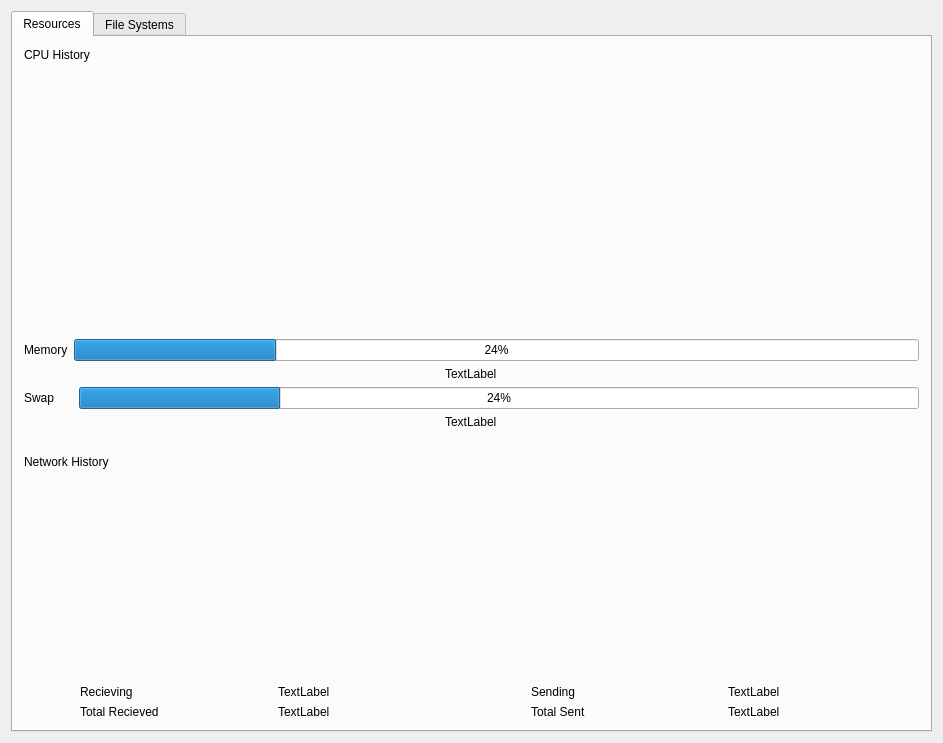
<?xml version="1.0" encoding="UTF-8"?>
<ui version="4.0">
 <class>MainWindow</class>
 <widget class="QMainWindow" name="MainWindow">
  <property name="geometry">
   <rect>
    <x>0</x>
    <y>0</y>
    <width>943</width>
    <height>743</height>
   </rect>
  </property>
  <property name="sizePolicy">
   <sizepolicy hsizetype="MinimumExpanding" vsizetype="MinimumExpanding">
    <horstretch>0</horstretch>
    <verstretch>0</verstretch>
   </sizepolicy>
  </property>
  <property name="windowTitle">
   <string>System Monitor</string>
  </property>
  <widget class="QWidget" name="centralWidget">
   <layout class="QGridLayout" name="gridLayout_3">
    <item row="0" column="0">
     <widget class="QTabWidget" name="tabWidgetMain">
      <property name="enabled">
       <bool>true</bool>
      </property>
      <property name="currentIndex">
       <number>0</number>
      </property>
      <widget class="QWidget" name="tabResources">
       <attribute name="title">
        <string>Resources</string>
       </attribute>
       <layout class="QGridLayout" name="gridLayout_2">
        <item row="12" column="0">
         <spacer name="verticalSpacer_2">
          <property name="orientation">
           <enum>Qt::Vertical</enum>
          </property>
          <property name="sizeType">
           <enum>QSizePolicy::Maximum</enum>
          </property>
          <property name="sizeHint" stdset="0">
           <size>
            <width>20</width>
            <height>20</height>
           </size>
          </property>
         </spacer>
        </item>
        <item row="13" column="0">
         <layout class="QVBoxLayout" name="verticalLayout_4">
          <property name="sizeConstraint">
           <enum>QLayout::SetMinimumSize</enum>
          </property>
          <item>
           <widget class="QLabel" name="label_2">
            <property name="text">
             <string>Network History</string>
            </property>
           </widget>
          </item>
          <item>
           <widget class="QCustomPlot" name="networkPlot" native="true">
            <property name="sizePolicy">
             <sizepolicy hsizetype="Preferred" vsizetype="Expanding">
              <horstretch>0</horstretch>
              <verstretch>0</verstretch>
             </sizepolicy>
            </property>
            <property name="minimumSize">
             <size>
              <width>0</width>
              <height>100</height>
             </size>
            </property>
           </widget>
          </item>
          <item>
           <layout class="QHBoxLayout" name="horizontalLayout_5">
            <item>
             <layout class="QHBoxLayout" name="horizontalLayout_4">
              <item>
               <widget class="QPushButton" name="networkRecievingColourButton">
                <property name="maximumSize">
                 <size>
                  <width>50</width>
                  <height>16777215</height>
                 </size>
                </property>
                <property name="text">
                 <string/>
                </property>
                <property name="flat">
                 <bool>true</bool>
                </property>
               </widget>
              </item>
              <item>
               <layout class="QVBoxLayout" name="verticalLayout_7">
                <item>
                 <widget class="QLabel" name="label_3">
                  <property name="text">
                   <string>Recieving</string>
                  </property>
                 </widget>
                </item>
                <item>
                 <widget class="QLabel" name="label_6">
                  <property name="text">
                   <string>Total Recieved</string>
                  </property>
                 </widget>
                </item>
               </layout>
              </item>
              <item>
               <layout class="QVBoxLayout" name="verticalLayout_6">
                <item>
                 <widget class="QLabel" name="networkRecievingLabel">
                  <property name="text">
                   <string>TextLabel</string>
                  </property>
                 </widget>
                </item>
                <item>
                 <widget class="QLabel" name="networkTotalRecievedLabel">
                  <property name="text">
                   <string>TextLabel</string>
                  </property>
                 </widget>
                </item>
               </layout>
              </item>
             </layout>
            </item>
            <item>
             <layout class="QHBoxLayout" name="horizontalLayout_6">
              <item>
               <widget class="QPushButton" name="networkSendingColourButton">
                <property name="maximumSize">
                 <size>
                  <width>50</width>
                  <height>16777215</height>
                 </size>
                </property>
                <property name="text">
                 <string/>
                </property>
                <property name="flat">
                 <bool>true</bool>
                </property>
               </widget>
              </item>
              <item>
               <layout class="QVBoxLayout" name="verticalLayout_8">
                <item>
                 <widget class="QLabel" name="label_7">
                  <property name="text">
                   <string>Sending</string>
                  </property>
                 </widget>
                </item>
                <item>
                 <widget class="QLabel" name="label_8">
                  <property name="text">
                   <string>Total Sent</string>
                  </property>
                 </widget>
                </item>
               </layout>
              </item>
              <item>
               <layout class="QVBoxLayout" name="verticalLayout_9">
                <item>
                 <widget class="QLabel" name="networkSendingLabel">
                  <property name="text">
                   <string>TextLabel</string>
                  </property>
                 </widget>
                </item>
                <item>
                 <widget class="QLabel" name="networkTotalSentLabel">
                  <property name="text">
                   <string>TextLabel</string>
                  </property>
                 </widget>
                </item>
               </layout>
              </item>
             </layout>
            </item>
           </layout>
          </item>
         </layout>
        </item>
        <item row="11" column="0">
         <layout class="QVBoxLayout" name="verticalLayout_2">
          <property name="sizeConstraint">
           <enum>QLayout::SetMinimumSize</enum>
          </property>
          <item>
           <layout class="QHBoxLayout" name="horizontalLayout_2">
            <item>
             <widget class="QLabel" name="swapTextLabel">
              <property name="minimumSize">
               <size>
                <width>49</width>
                <height>22</height>
               </size>
              </property>
              <property name="text">
               <string>Swap</string>
              </property>
             </widget>
            </item>
            <item>
             <widget class="QProgressBar" name="swapBar">
              <property name="value">
               <number>24</number>
              </property>
             </widget>
            </item>
           </layout>
          </item>
          <item alignment="Qt::AlignHCenter|Qt::AlignTop">
           <widget class="QLabel" name="swapLabel">
            <property name="text">
             <string>TextLabel</string>
            </property>
           </widget>
          </item>
         </layout>
        </item>
        <item row="1" column="0">
         <spacer name="verticalSpacer">
          <property name="orientation">
           <enum>Qt::Vertical</enum>
          </property>
          <property name="sizeType">
           <enum>QSizePolicy::Maximum</enum>
          </property>
          <property name="sizeHint" stdset="0">
           <size>
            <width>20</width>
            <height>20</height>
           </size>
          </property>
         </spacer>
        </item>
        <item row="2" column="0">
         <layout class="QVBoxLayout" name="verticalLayout">
          <property name="sizeConstraint">
           <enum>QLayout::SetMinimumSize</enum>
          </property>
          <item>
           <layout class="QHBoxLayout" name="horizontalLayout">
            <item>
             <widget class="QLabel" name="memTextLabel">
              <property name="text">
               <string>Memory</string>
              </property>
             </widget>
            </item>
            <item>
             <widget class="QProgressBar" name="memoryBar">
              <property name="value">
               <number>24</number>
              </property>
             </widget>
            </item>
           </layout>
          </item>
          <item alignment="Qt::AlignHCenter|Qt::AlignTop">
           <widget class="QLabel" name="memoryLabel">
            <property name="sizePolicy">
             <sizepolicy hsizetype="Preferred" vsizetype="Preferred">
              <horstretch>0</horstretch>
              <verstretch>0</verstretch>
             </sizepolicy>
            </property>
            <property name="text">
             <string>TextLabel</string>
            </property>
            <property name="indent">
             <number>-1</number>
            </property>
           </widget>
          </item>
         </layout>
        </item>
        <item row="0" column="0">
         <layout class="QVBoxLayout" name="verticalLayout_5">
          <property name="sizeConstraint">
           <enum>QLayout::SetMinimumSize</enum>
          </property>
          <item>
           <widget class="QLabel" name="label">
            <property name="text">
             <string>CPU History</string>
            </property>
           </widget>
          </item>
          <item>
           <widget class="QCustomPlot" name="cpuPlot" native="true">
            <property name="sizePolicy">
             <sizepolicy hsizetype="Preferred" vsizetype="Expanding">
              <horstretch>0</horstretch>
              <verstretch>0</verstretch>
             </sizepolicy>
            </property>
            <property name="minimumSize">
             <size>
              <width>0</width>
              <height>100</height>
             </size>
            </property>
           </widget>
          </item>
          <item>
           <layout class="QHBoxLayout" name="horizontalLayout_7">
            <property name="sizeConstraint">
             <enum>QLayout::SetMinAndMaxSize</enum>
            </property>
            <item>
             <spacer name="horizontalSpacer_2">
              <property name="orientation">
               <enum>Qt::Horizontal</enum>
              </property>
              <property name="sizeType">
               <enum>QSizePolicy::Fixed</enum>
              </property>
              <property name="sizeHint" stdset="0">
               <size>
                <width>40</width>
                <height>20</height>
               </size>
              </property>
             </spacer>
            </item>
            <item>
             <layout class="QGridLayout" name="cpuInfoArea">
              <property name="sizeConstraint">
               <enum>QLayout::SetNoConstraint</enum>
              </property>
             </layout>
            </item>
            <item>
             <spacer name="horizontalSpacer">
              <property name="orientation">
               <enum>Qt::Horizontal</enum>
              </property>
              <property name="sizeType">
               <enum>QSizePolicy::Fixed</enum>
              </property>
              <property name="sizeHint" stdset="0">
               <size>
                <width>40</width>
                <height>20</height>
               </size>
              </property>
             </spacer>
            </item>
           </layout>
          </item>
         </layout>
        </item>
       </layout>
      </widget>
      <widget class="QWidget" name="tabFileSystems">
       <attribute name="title">
        <string>File Systems</string>
       </attribute>
       <layout class="QGridLayout" name="gridLayout_4">
        <item row="0" column="0">
         <widget class="QTableWidget" name="tableFilesystem">
          <property name="sizePolicy">
           <sizepolicy hsizetype="Expanding" vsizetype="Expanding">
            <horstretch>0</horstretch>
            <verstretch>0</verstretch>
           </sizepolicy>
          </property>
          <property name="verticalScrollBarPolicy">
           <enum>Qt::ScrollBarAlwaysOn</enum>
          </property>
          <property name="horizontalScrollBarPolicy">
           <enum>Qt::ScrollBarAlwaysOn</enum>
          </property>
          <property name="sizeAdjustPolicy">
           <enum>QAbstractScrollArea::AdjustIgnored</enum>
          </property>
          <property name="editTriggers">
           <set>QAbstractItemView::NoEditTriggers</set>
          </property>
          <property name="selectionMode">
           <enum>QAbstractItemView::NoSelection</enum>
          </property>
          <property name="selectionBehavior">
           <enum>QAbstractItemView::SelectItems</enum>
          </property>
          <attribute name="horizontalHeaderStretchLastSection">
           <bool>true</bool>
          </attribute>
          <attribute name="verticalHeaderStretchLastSection">
           <bool>false</bool>
          </attribute>
         </widget>
        </item>
       </layout>
      </widget>
     </widget>
    </item>
   </layout>
  </widget>
  <action name="actionAbout">
   <property name="text">
    <string>About</string>
   </property>
  </action>
  <action name="actionQuit">
   <property name="text">
    <string>Quit</string>
   </property>
  </action>
  <action name="actionPreferences">
   <property name="text">
    <string>Preferences</string>
   </property>
  </action>
 </widget>
 <layoutdefault spacing="6" margin="11"/>
 <customwidgets>
  <customwidget>
   <class>QCustomPlot</class>
   <extends>QWidget</extends>
   <header>qcustomplot.h</header>
   <container>1</container>
  </customwidget>
 </customwidgets>
 <resources/>
 <connections/>
</ui>
